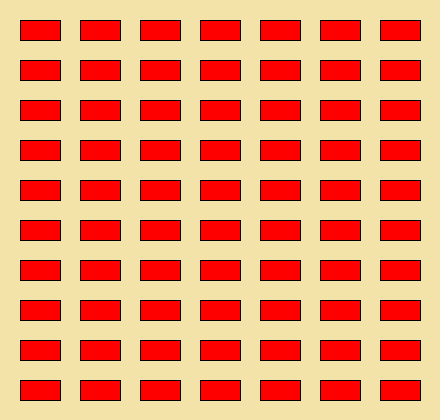
Frame 1 (no input)
Frame 60 (the mouse pressed at the canvas centre just before this capture): identical to frame 1, image omitted
Frame 120 (the mouse held since frame 60 and released just before this capture): identical to frame 1, image omitted

The Processing sketch that drew this single still picture (run headless with seeded random() and noise(); from frame 60 on, the mouse is pressed at the canvas centre):

// Processing sketch: Ejercicio_20
// ── Ejercicio_20.pde
PVector coordenadasRect; //Vector
int ancho, alto, distEsp;
public void setup(){ //Configuraciones
  size (440,420); //Lienzo
 distEsp = 20; 
 ancho= 40;
 alto= 20;
  coordenadasRect = new PVector (distEsp,distEsp); //Valores X,Y
}

public void dibujarRectangulo(){
  //Dibujar rectangulo mientras nos de el tamaño del Lienzo
  
  //Mientras X sea menor AnchoLienzo  
  for(float x=coordenadasRect.x; x<width ; x+=(ancho+distEsp)){ 
     //Mientras Y sea menor AltoLienzo
     for(float y=coordenadasRect.y; y<height ; y+=(alto+distEsp)){ 
        fill(255,0,0); //Relleno de color rectangulo
        rect(x , y, ancho, alto);//Dibujo Rectangulo
     }
  }
}
public void draw(){
  background(244,227,169);
  dibujarRectangulo(); //llama a la funcion dibujo Rectangulo
}
